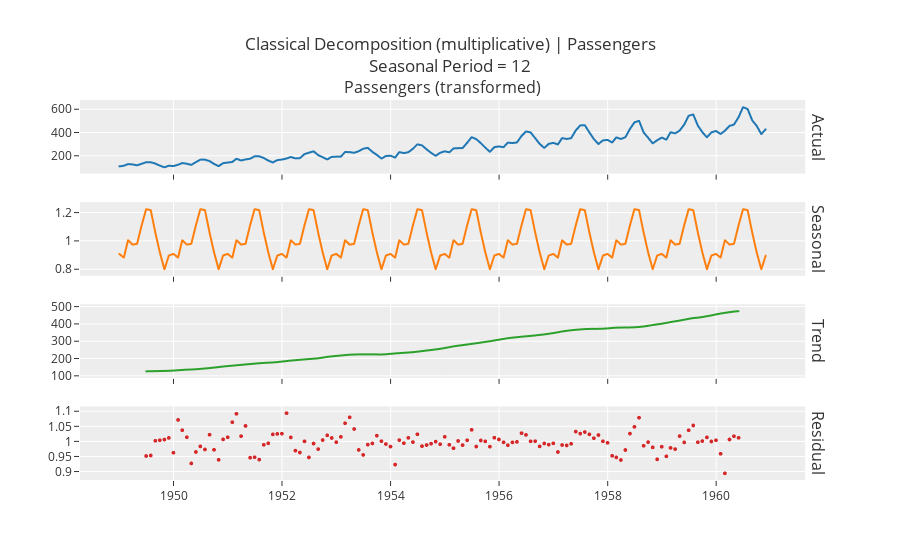

Notebook cell for this chart:
### Code cell
exp.plot_model(plot = 'decomp', data_kwargs = {'type' : 'multiplicative'})

### Figure 1 — Plotly figure (JSON) as saved in the notebook; plotly's stock layout.template omitted (floating-point values rounded to 4 significant figures; data arrays with more than 128 entries replaced by an {"elided": "..."} marker saying what was removed)
{"data": [{"line": {"color": "rgb(31, 119, 180)", "width": 2}, "marker": {"size": 2}, "mode": "lines+markers", "name": "Actual", "type": "scattergl", "x": {"elided": "144 str values"}, "xaxis": "x", "y": {"elided": "144 int values"}, "yaxis": "y"}, {"line": {"color": "rgb(255, 127, 14)", "width": 2}, "marker": {"size": 2}, "mode": "lines+markers", "name": "Seasonal", "type": "scattergl", "x": {"elided": "144 str values"}, "xaxis": "x2", "y": {"elided": "144 float values"}, "yaxis": "y2"}, {"line": {"color": "rgb(44, 160, 44)", "width": 2}, "marker": {"size": 2}, "mode": "lines+markers", "name": "Trend", "type": "scattergl", "x": {"elided": "144 str values"}, "xaxis": "x3", "y": {"elided": "144 float values"}, "yaxis": "y3"}, {"line": {"color": "rgb(214, 39, 40)", "width": 2}, "marker": {"size": 4}, "mode": "markers", "name": "Residuals", "type": "scattergl", "x": {"elided": "144 str values"}, "xaxis": "x4", "y": {"elided": "144 float values"}, "yaxis": "y4"}], "layout": {"annotations": [{"font": {"size": 16}, "showarrow": false, "text": "Passengers (transformed)", "x": 0.49, "xanchor": "center", "xref": "paper", "y": 1, "yanchor": "bottom", "yref": "paper"}, {"font": {"size": 16}, "showarrow": false, "text": "Actual", "textangle": 90, "x": 0.98, "xanchor": "left", "xref": "paper", "y": 0.9031, "yanchor": "middle", "yref": "paper"}, {"font": {"size": 16}, "showarrow": false, "text": "Seasonal", "textangle": 90, "x": 0.98, "xanchor": "left", "xref": "paper", "y": 0.6344, "yanchor": "middle", "yref": "paper"}, {"font": {"size": 16}, "showarrow": false, "text": "Trend", "textangle": 90, "x": 0.98, "xanchor": "left", "xref": "paper", "y": 0.3656, "yanchor": "middle", "yref": "paper"}, {"font": {"size": 16}, "showarrow": false, "text": "Residual", "textangle": 90, "x": 0.98, "xanchor": "left", "xref": "paper", "y": 0.09688, "yanchor": "middle", "yref": "paper"}], "showlegend": false, "title": {"text": "Classical Decomposition (multiplicative) | Passengers<br>Seasonal Period = 12"}, "xaxis": {"anchor": "y", "domain": [0, 0.98], "matches": "x4", "showticklabels": false}, "xaxis2": {"anchor": "y2", "domain": [0, 0.98], "matches": "x4", "showticklabels": false}, "xaxis3": {"anchor": "y3", "domain": [0, 0.98], "matches": "x4", "showticklabels": false}, "xaxis4": {"anchor": "y4", "domain": [0, 0.98]}, "yaxis": {"anchor": "x", "domain": [0.8063, 1]}, "yaxis2": {"anchor": "x2", "domain": [0.5375, 0.7312]}, "yaxis3": {"anchor": "x3", "domain": [0.2687, 0.4625]}, "yaxis4": {"anchor": "x4", "domain": [0, 0.1938]}}}
